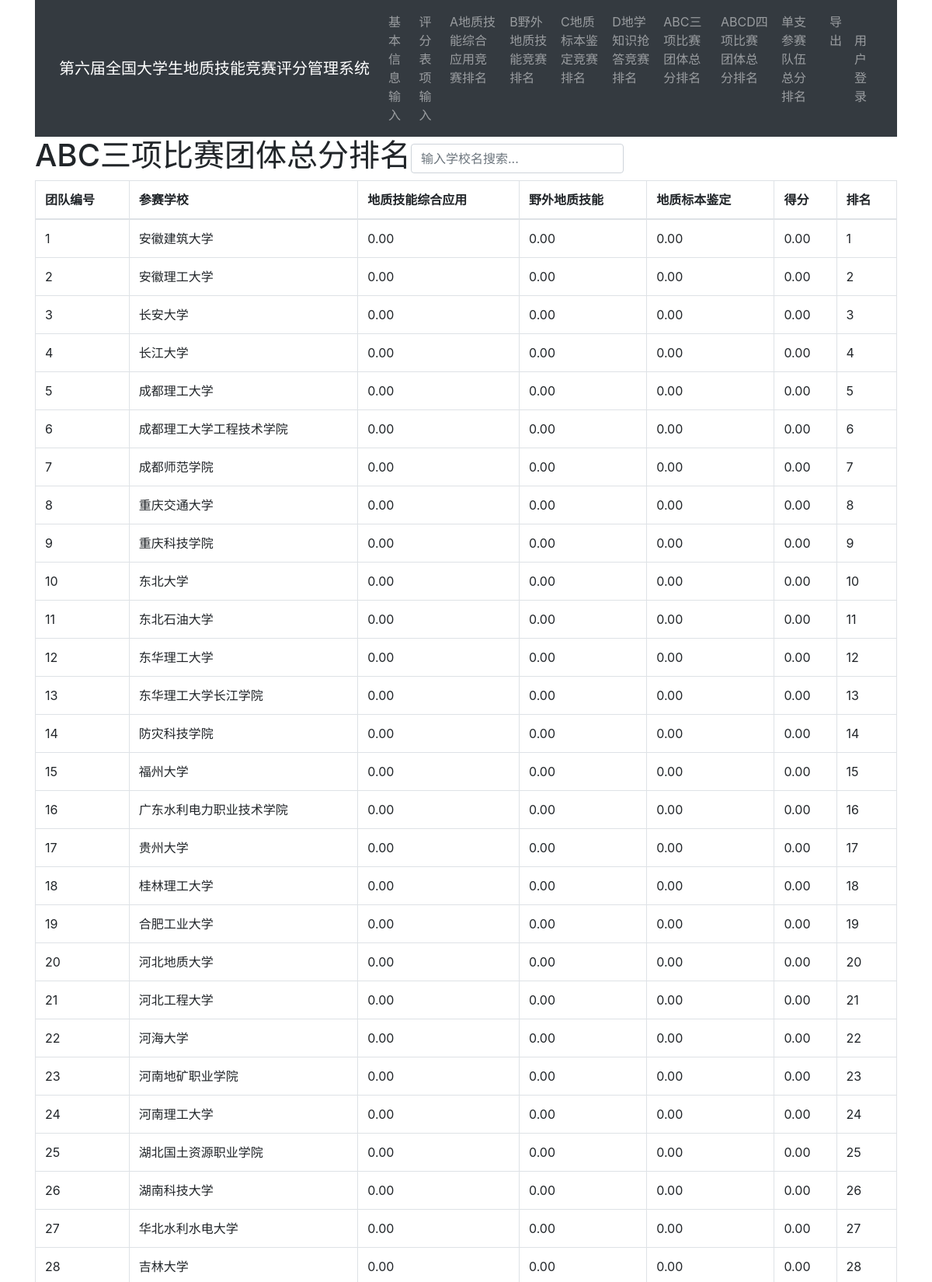
/abcrank (upper part), run on the app's committed database.
### flask_app.py (models this page shows)
class School(db.Model,UserMixin):
    id = db.Column(db.Integer, primary_key=True)
    name = db.Column(db.String(100))

### views.py (the view)
@app.route('/abcrank')
def abcrank():
    school=School.query.all()
    schools=[]
    for sch in school:
        team_in_sch=Team.query.filter_by(schoolid=sch.id).all()
        view=View(sch.id,sch.name)
        for teams in team_in_sch:
            view.sum1+=teams.score1
            view.sum2+=teams.score2
            view.sum3+=teams.score3
        view.sum=view.sum1+view.sum2+view.sum3
        schools.append(view)
    schools=sorted(schools,key=lambda x:(-x.sum))
    return render_template('abcrank.html',school=schools)

### templates/abcrank.html (shortened to what this page needs)
{% extends 'base.html' %}
{% block content %}
<form class="form-inline">
    <label><h1>ABC三项比赛团体总分排名</h1></label>
    <input type="text" id="myInput" onkeyup="myFunction(0)" placeholder="输入学校名搜索..."  class="form-control"></form>
<table class="table table-bordered" id="table">
    <thead>
        <th>团队编号</th>
        <th>参赛学校</th>
        <th>地质技能综合应用</th>
        <th>野外地质技能</th>
        <th>地质标本鉴定</th>
        <th>得分</th>
        <th>排名</th>
    </thead>
    <tbody>
        {% for sch in school %}
        <tr>
            <td>{{ sch.id }}</td>
            <td>{{ sch.name }}</td>
            <td>{{ '%0.2f'| format(sch.sum1|float) }}</td>
            <td>{{ '%0.2f'| format(sch.sum2|float) }}</td>
            <td>{{ '%0.2f'| format(sch.sum3|float) }}</td>
            <td>{{ '%0.2f'| format(sch.sum|float) }}</td>
            <td>{{  loop.index }}</td>
        </tr>
        {% endfor %}
    </tbody>
</table>
</div>
{% endblock %}

### static/style.css (style rules this page uses)
html { overflow-y: scroll; }
:root { overflow-y: auto; overflow-x: hidden; }
:root body { position: absolute; }
body { width: 100vw; overflow: hidden; }

### data on the page
School: id "1", name "安徽建筑大学", sum1 "0.00", sum2 "0.00", sum3 "0.00", sum "0.00"
School: id "2", name "安徽理工大学", sum1 "0.00", sum2 "0.00", sum3 "0.00", sum "0.00"
School: id "3", name "长安大学", sum1 "0.00", sum2 "0.00", sum3 "0.00", sum "0.00"
School: id "4", name "长江大学", sum1 "0.00", sum2 "0.00", sum3 "0.00", sum "0.00"
School: id "5", name "成都理工大学", sum1 "0.00", sum2 "0.00", sum3 "0.00", sum "0.00"
School: id "6", name "成都理工大学工程技术学院", sum1 "0.00", sum2 "0.00", sum3 "0.00", sum "0.00"
School: id "7", name "成都师范学院", sum1 "0.00", sum2 "0.00", sum3 "0.00", sum "0.00"
School: id "8", name "重庆交通大学", sum1 "0.00", sum2 "0.00", sum3 "0.00", sum "0.00"
School: id "9", name "重庆科技学院", sum1 "0.00", sum2 "0.00", sum3 "0.00", sum "0.00"
School: id "10", name "东北大学", sum1 "0.00", sum2 "0.00", sum3 "0.00", sum "0.00"
School: id "11", name "东北石油大学", sum1 "0.00", sum2 "0.00", sum3 "0.00", sum "0.00"
School: id "12", name "东华理工大学", sum1 "0.00", sum2 "0.00", sum3 "0.00", sum "0.00"
School: id "13", name "东华理工大学长江学院", sum1 "0.00", sum2 "0.00", sum3 "0.00", sum "0.00"
School: id "14", name "防灾科技学院", sum1 "0.00", sum2 "0.00", sum3 "0.00", sum "0.00"
School: id "15", name "福州大学", sum1 "0.00", sum2 "0.00", sum3 "0.00", sum "0.00"
School: id "16", name "广东水利电力职业技术学院", sum1 "0.00", sum2 "0.00", sum3 "0.00", sum "0.00"
School: id "17", name "贵州大学", sum1 "0.00", sum2 "0.00", sum3 "0.00", sum "0.00"
School: id "18", name "桂林理工大学", sum1 "0.00", sum2 "0.00", sum3 "0.00", sum "0.00"
School: id "19", name "合肥工业大学", sum1 "0.00", sum2 "0.00", sum3 "0.00", sum "0.00"
School: id "20", name "河北地质大学", sum1 "0.00", sum2 "0.00", sum3 "0.00", sum "0.00"
School: id "21", name "河北工程大学", sum1 "0.00", sum2 "0.00", sum3 "0.00", sum "0.00"
School: id "22", name "河海大学", sum1 "0.00", sum2 "0.00", sum3 "0.00", sum "0.00"
School: id "23", name "河南地矿职业学院", sum1 "0.00", sum2 "0.00", sum3 "0.00", sum "0.00"
School: id "24", name "河南理工大学", sum1 "0.00", sum2 "0.00", sum3 "0.00", sum "0.00"
School: id "25", name "湖北国土资源职业学院", sum1 "0.00", sum2 "0.00", sum3 "0.00", sum "0.00"
School: id "26", name "湖南科技大学", sum1 "0.00", sum2 "0.00", sum3 "0.00", sum "0.00"
School: id "27", name "华北水利水电大学", sum1 "0.00", sum2 "0.00", sum3 "0.00", sum "0.00"
School: id "28", name "吉林大学", sum1 "0.00", sum2 "0.00", sum3 "0.00", sum "0.00"
